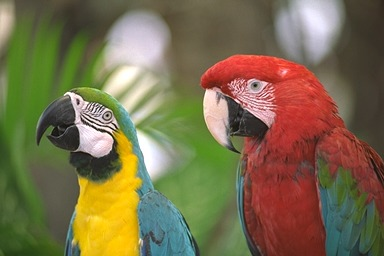
%> input picture Percobaan 3/parrots.jpg, 384 x 256 px; the run also reads 1 picture not shown here
$ octave colormap.m   (GNU Octave 9; MATLAB toolbox functions it lacks are replaced by stand-ins)
%> lines starting %> are read from the running program, lines starting %| are printed output that depends on the picture
clear all;
close all;
imRGB = imread('parrots.jpg');
%> imRGB is the input picture: size 256x384x3 uint8; mean R, G, B 121.9, 109.8, 76.1
figure, imshow(imRGB), title('RGB Image');

% Konversi ke 8-bit
[im8bit, cmap8bit] = rgb2ind(imRGB,256);
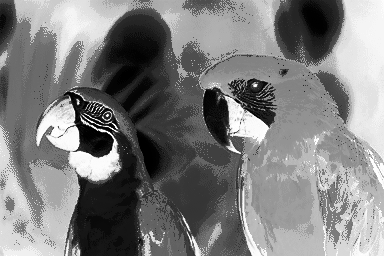
%> im8bit: size 256x384 uint8; min 0, max 255, mean 126.4
%> cmap8bit = 256 rows, first 12: [0.992 0.984 0.976; 0.929 0.925 0.984; 0.965 0.898 0.914; 0.875 0.867 0.929; 0.98 0.933 0.839; 0.922 0.886 0.773; 0.902 0.855 0.882; 0.863 0.827 0.718; 0.976 0.82 0.808; 0.965 0.824 0.247; 0.98 0.804 0.114; 0.992 0.792 0.0471]

figure, imshow(im8bit, cmap8bit), title('24-8 Bit Image');
figure, rgbplot(cmap8bit), title('24-8 Bit Cmap');

% Konversi ke 4-bit
[im4bit, cmap4bit] = rgb2ind(imRGB, 16);
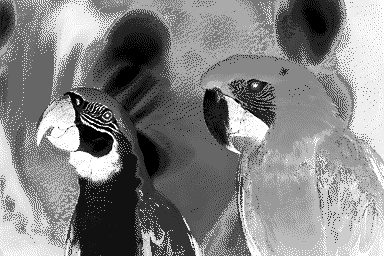
%> im4bit: size 256x384 uint8; min 0, max 15, mean 7.75; drawn with min black and max white
%> cmap4bit = 16 rows, first 12: [0.922 0.875 0.882; 0.922 0.737 0.051; 0.78 0.729 0.714; 0.353 0.549 0.573; 0.604 0.596 0.537; 0.459 0.549 0.325; 0.345 0.49 0.169; 0.341 0.337 0.251; 0.812 0.275 0.235; 0.6 0.22 0.192; 0.408 0.392 0.294; 0.447 0.176 0.145]

figure, imshow(im4bit, cmap4bit), title('24-4 Bit Image');
figure, rgbplot(cmap4bit), title('24-4 Bit Cmap');
%> after `title('24-4 Bit Cmap')`:
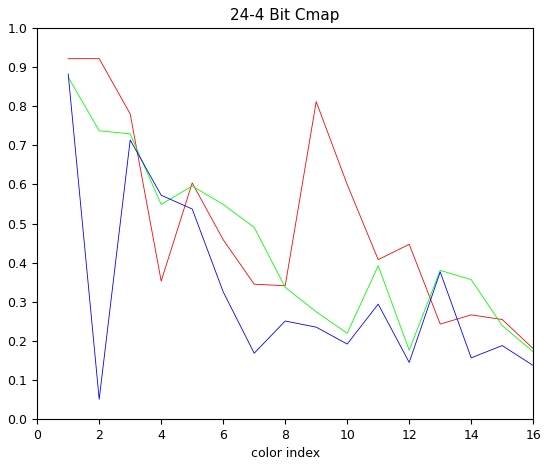
%> figure redrawn from the program's plot data; curve peaks at x = 1, y = 0.922; curve peaks at x = 1, y = 0.875; curve peaks at x = 1, y = 0.882

% Gif (8bit) Cmap.
[imGIF, cmapGIF] = imread('parrots.gif');
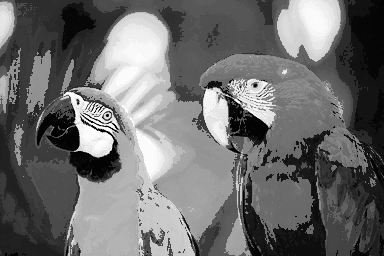
%> imGIF: size 256x384 uint8; min 0, max 255, mean 109
%> cmapGIF = 256 rows, first 12: [0.098 0.0902 0.0706; 0.169 0.0941 0.0745; 0.173 0.18 0.102; 0.165 0.161 0.149; 0.204 0.173 0.153; 0.224 0.192 0.153; 0.235 0.208 0.165; 0.239 0.227 0.176; 0.204 0.208 0.161; 0.224 0.22 0.208; 0.169 0.208 0.18; 0.102 0.176 0.137]
figure, imshow(imGIF, cmapGIF), title('24-8 Bit Cmap');
figure, rgbplot(cmap8bit), title('GIF (8 Bit) Cmap');

% Merubah Colourmap
figure, imshow(imGIF, cmapGIF), title('Jet Cmap');
%colormap('jet');

% Contoh konversi pada ruang warna berbeda
hsv_image24 = rgb2hsv(imRGB); % 24-bit
%> hsv_image24: size 256x384x3 double; mean H, S, V 0.222, 0.436, 0.523
figure, imshow(hsv_image24), title('HSV 24-bit Image');
cmap_hsv8 = rgb2hsv(cmapGIF); % 8-bit
%> cmap_hsv8 = 256 rows, first 12: [0.119 0.28 0.098; 0.0347 0.558 0.169; 0.183 0.435 0.18; 0.125 0.0952 0.165; 0.0641 0.25 0.204; 0.0926 0.316 0.224; 0.102 0.3 0.235; 0.135 0.262 0.239; 0.181 0.226 0.208; 0.125 0.0702 0.224; 0.383 0.189 0.208; 0.412 0.422 0.176]

figure, imshow(imGIF,cmap_hsv8), title('HSV 8-bit Cmap Image');
figure, imshow(imRGB(:,:,1)), title('RGB R plane');
figure, imshow(imRGB(:,:,2)), title('RGB G Plane');
figure, imshow(imRGB(:,:,3)), title('RGB B Plane');
figure, imshow(hsv_image24(:,:,1)), title('HSV H plane');
%> after `imshow(hsv_image24(:,:,1))`:
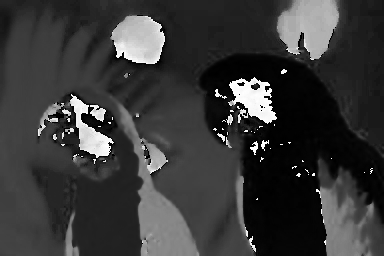
%> displayed picture: size 256x384, on the screen's scale of 0 to 255; min 0, max 255, mean 56.7
figure, imshow(hsv_image24(:,:,2)), title('HSV S Plane');
%> after `imshow(hsv_image24(:,:,2))`:
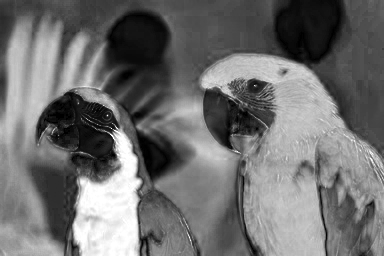
%> displayed picture: size 256x384, on the screen's scale of 0 to 255; min 0, max 255, mean 111.2
figure, imshow(hsv_image24(:,:,3)), title('HSV V Plane');
%> after `imshow(hsv_image24(:,:,3))`:
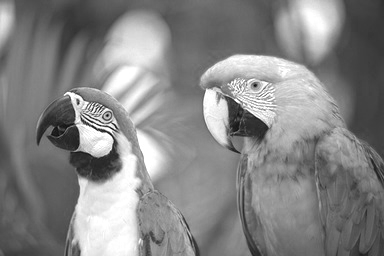
%> displayed picture: size 256x384, on the screen's scale of 0 to 255; min 8, max 255, mean 133.4
